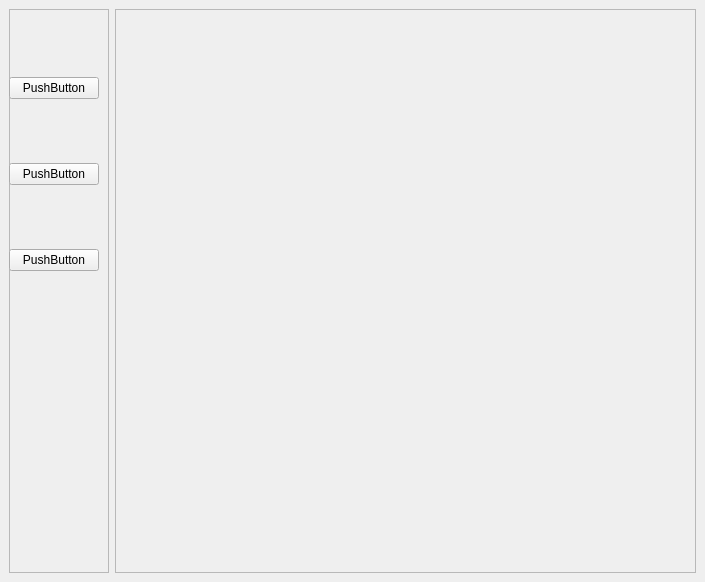
<?xml version="1.0" encoding="UTF-8"?>
<ui version="4.0">
 <class>MainWindow</class>
 <widget class="QMainWindow" name="MainWindow">
  <property name="geometry">
   <rect>
    <x>0</x>
    <y>0</y>
    <width>705</width>
    <height>582</height>
   </rect>
  </property>
  <property name="windowTitle">
   <string>MainWindow</string>
  </property>
  <widget class="QWidget" name="centralwidget">
   <layout class="QGridLayout" name="gridLayout">
    <item row="0" column="0">
     <widget class="QFrame" name="frame">
      <property name="maximumSize">
       <size>
        <width>100</width>
        <height>16777215</height>
       </size>
      </property>
      <property name="frameShape">
       <enum>QFrame::StyledPanel</enum>
      </property>
      <property name="frameShadow">
       <enum>QFrame::Raised</enum>
      </property>
      <widget class="QWidget" name="">
       <property name="geometry">
        <rect>
         <x>0</x>
         <y>10</y>
         <width>90</width>
         <height>311</height>
        </rect>
       </property>
       <layout class="QVBoxLayout" name="verticalLayout">
        <item>
         <widget class="QPushButton" name="pushButton">
          <property name="text">
           <string>PushButton</string>
          </property>
         </widget>
        </item>
        <item>
         <widget class="QPushButton" name="pushButton_2">
          <property name="text">
           <string>PushButton</string>
          </property>
         </widget>
        </item>
        <item>
         <widget class="QPushButton" name="pushButton_3">
          <property name="text">
           <string>PushButton</string>
          </property>
         </widget>
        </item>
       </layout>
      </widget>
     </widget>
    </item>
    <item row="0" column="1">
     <widget class="QFrame" name="frame_2">
      <property name="frameShape">
       <enum>QFrame::StyledPanel</enum>
      </property>
      <property name="frameShadow">
       <enum>QFrame::Raised</enum>
      </property>
     </widget>
    </item>
   </layout>
  </widget>
  <widget class="QMenuBar" name="menubar">
   <property name="geometry">
    <rect>
     <x>0</x>
     <y>0</y>
     <width>705</width>
     <height>23</height>
    </rect>
   </property>
  </widget>
 </widget>
 <resources/>
 <connections/>
</ui>
